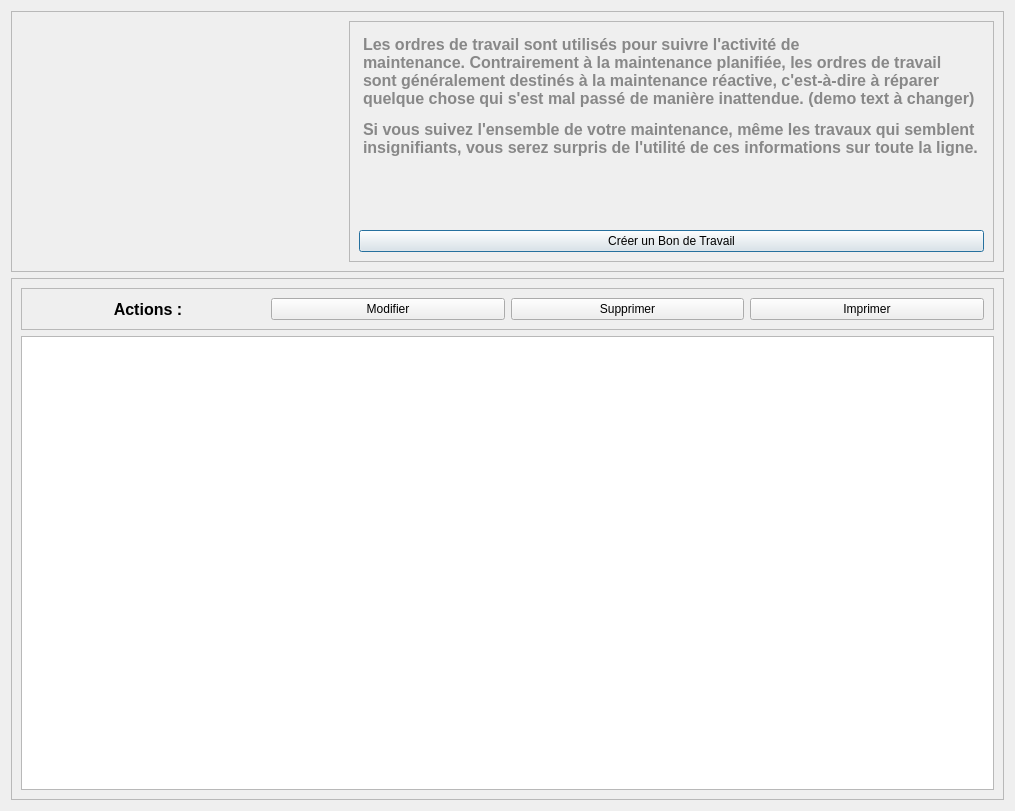
<?xml version="1.0" encoding="UTF-8"?>
<ui version="4.0">
 <class>Dialog</class>
 <widget class="QDialog" name="Dialog">
  <property name="geometry">
   <rect>
    <x>0</x>
    <y>0</y>
    <width>1015</width>
    <height>811</height>
   </rect>
  </property>
  <property name="windowTitle">
   <string>Dialog</string>
  </property>
  <layout class="QVBoxLayout" name="verticalLayout" stretch="1,2">
   <item>
    <widget class="QFrame" name="frame_2">
     <property name="frameShape">
      <enum>QFrame::StyledPanel</enum>
     </property>
     <property name="frameShadow">
      <enum>QFrame::Raised</enum>
     </property>
     <layout class="QHBoxLayout" name="horizontalLayout" stretch="1,2">
      <item>
       <widget class="QLabel" name="label_2">
        <property name="autoFillBackground">
         <bool>false</bool>
        </property>
        <property name="text">
         <string/>
        </property>
        <property name="pixmap">
         <pixmap resource="../icons.qrc">:/icons/icons/pencil.png</pixmap>
        </property>
        <property name="alignment">
         <set>Qt::AlignCenter</set>
        </property>
        <property name="wordWrap">
         <bool>false</bool>
        </property>
        <property name="openExternalLinks">
         <bool>true</bool>
        </property>
       </widget>
      </item>
      <item>
       <widget class="QFrame" name="frame_3">
        <property name="frameShape">
         <enum>QFrame::StyledPanel</enum>
        </property>
        <property name="frameShadow">
         <enum>QFrame::Raised</enum>
        </property>
        <layout class="QVBoxLayout" name="verticalLayout_2">
         <item>
          <widget class="QTextEdit" name="textEdit">
           <property name="styleSheet">
            <string notr="true">background-color:transparent;
border : none;</string>
           </property>
           <property name="readOnly">
            <bool>true</bool>
           </property>
           <property name="html">
            <string>&lt;!DOCTYPE HTML PUBLIC &quot;-//W3C//DTD HTML 4.0//EN&quot; &quot;http://www.w3.org/TR/REC-html40/strict.dtd&quot;&gt;
&lt;html&gt;&lt;head&gt;&lt;meta name=&quot;qrichtext&quot; content=&quot;1&quot; /&gt;&lt;style type=&quot;text/css&quot;&gt;
p, li { white-space: pre-wrap; }
&lt;/style&gt;&lt;/head&gt;&lt;body style=&quot; font-family:'MS Shell Dlg 2'; font-size:8.25pt; font-weight:400; font-style:normal;&quot;&gt;
&lt;p style=&quot; margin-top:12px; margin-bottom:12px; margin-left:0px; margin-right:0px; -qt-block-indent:0; text-indent:0px;&quot;&gt;&lt;span style=&quot; font-family:'Tahoma,Calibri,Helvetica'; font-size:12pt; font-weight:600; color:#888888;&quot;&gt;Les ordres de travail sont utilisés pour suivre l'activité de maintenance. Contrairement à la maintenance planifiée, les ordres de travail sont généralement destinés à la maintenance réactive, c'est-à-dire à réparer quelque chose qui s'est mal passé de manière inattendue. (demo text à changer)&lt;/span&gt;&lt;/p&gt;
&lt;p style=&quot; margin-top:12px; margin-bottom:12px; margin-left:0px; margin-right:0px; -qt-block-indent:0; text-indent:0px;&quot;&gt;&lt;span style=&quot; font-family:'Tahoma,Calibri,Helvetica'; font-size:12pt; font-weight:600; color:#888888;&quot;&gt;Si vous suivez l'ensemble de votre maintenance, même les travaux qui semblent insignifiants, vous serez surpris de l'utilité de ces informations sur toute la ligne.&lt;/span&gt;&lt;/p&gt;&lt;/body&gt;&lt;/html&gt;</string>
           </property>
           <property name="textInteractionFlags">
            <set>Qt::NoTextInteraction</set>
           </property>
          </widget>
         </item>
         <item>
          <widget class="QPushButton" name="ButtonCreerBonTravail">
           <property name="cursor">
            <cursorShape>PointingHandCursor</cursorShape>
           </property>
           <property name="styleSheet">
            <string notr="true">QPushButton{
height : 25px;
background-color :#00A8E8;
}


QPushButton:hover{
	background-color: rgb(0, 92, 157);
};</string>
           </property>
           <property name="text">
            <string>Créer un Bon de Travail</string>
           </property>
          </widget>
         </item>
        </layout>
       </widget>
      </item>
     </layout>
    </widget>
   </item>
   <item>
    <widget class="QFrame" name="frame">
     <property name="frameShape">
      <enum>QFrame::StyledPanel</enum>
     </property>
     <property name="frameShadow">
      <enum>QFrame::Raised</enum>
     </property>
     <layout class="QVBoxLayout" name="verticalLayout_3">
      <item>
       <widget class="QFrame" name="frame_4">
        <property name="frameShape">
         <enum>QFrame::StyledPanel</enum>
        </property>
        <property name="frameShadow">
         <enum>QFrame::Raised</enum>
        </property>
        <layout class="QHBoxLayout" name="horizontalLayout_2">
         <item>
          <widget class="QLabel" name="label">
           <property name="font">
            <font>
             <family>Arial</family>
             <pointsize>12</pointsize>
             <weight>75</weight>
             <bold>true</bold>
            </font>
           </property>
           <property name="text">
            <string>Actions :</string>
           </property>
           <property name="alignment">
            <set>Qt::AlignCenter</set>
           </property>
          </widget>
         </item>
         <item>
          <widget class="QPushButton" name="ButtonModifier">
           <property name="cursor">
            <cursorShape>PointingHandCursor</cursorShape>
           </property>
           <property name="styleSheet">
            <string notr="true">QPushButton{
height : 20px;
background-color :#00A8E8;
}


QPushButton:hover{
	background-color: rgb(0, 92, 157);
};</string>
           </property>
           <property name="text">
            <string>Modifier</string>
           </property>
          </widget>
         </item>
         <item>
          <widget class="QPushButton" name="ButtonSupprimer">
           <property name="cursor">
            <cursorShape>PointingHandCursor</cursorShape>
           </property>
           <property name="styleSheet">
            <string notr="true">QPushButton{
height : 20px;
background-color :#00A8E8;
}


QPushButton:hover{
	background-color: rgb(0, 92, 157);
};</string>
           </property>
           <property name="text">
            <string>Supprimer</string>
           </property>
          </widget>
         </item>
         <item>
          <widget class="QPushButton" name="ButtonImprimer">
           <property name="cursor">
            <cursorShape>PointingHandCursor</cursorShape>
           </property>
           <property name="styleSheet">
            <string notr="true">QPushButton{
height : 20px;
background-color :#00A8E8;
}


QPushButton:hover{
	background-color: rgb(0, 92, 157);
};</string>
           </property>
           <property name="text">
            <string>Imprimer</string>
           </property>
          </widget>
         </item>
        </layout>
       </widget>
      </item>
      <item>
       <widget class="QTableView" name="tableViewBonTravail">
        <property name="cursor" stdset="0">
         <cursorShape>PointingHandCursor</cursorShape>
        </property>
       </widget>
      </item>
     </layout>
    </widget>
   </item>
  </layout>
 </widget>
 <resources>
  <include location="../icons.qrc"/>
  <include location="icons.qrc"/>
 </resources>
 <connections/>
</ui>
